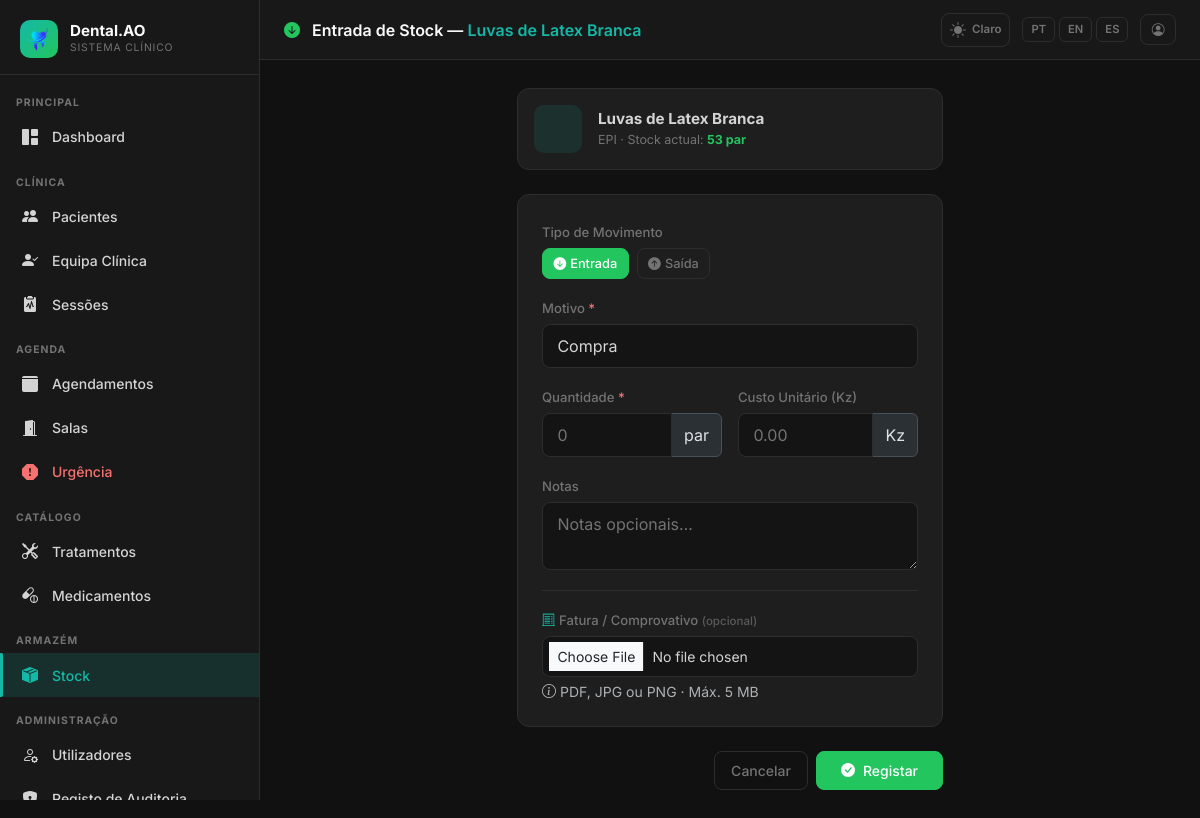
Page /stock/1/movement (signed in) on the committed database.
### app/models.py (models this page shows, shortened)
class AppSetting(db.Model):
    __tablename__ = 'app_settings'
    key   = db.Column(db.String(64), primary_key=True)
    value = db.Column(db.Text, nullable=True)
    _DEFAULTS = {
        'app_name':       'DentalCare Pro',
        'app_logo':       '',
        'bg_dark':        '#111111',
        'sidebar_dark':   '#181818',
        'card_dark':      '#1e1e1e',
        'border_dark':    '#2d2d2d',
        'text_dark':      '#d4d4d4',
        'primary_dark':   '#14b8a6',
        'success_dark':   '#22c55e',
        'danger_dark':    '#f87171',
        'warning_dark':   '#fbbf24',
        'bg_light':       '#f0f4f8',
        'card_light':     '#ffffff',
        'border_light':   '#d1dce8',
        'text_light':     '#334155',
        'primary_light':  '#1976d2',
        'success_light':  '#00875a',
        'danger_light':   '#d32f2f',
        'warning_light':  '#e65100',
        'xray_max_mb':        '10',
        'stock_invoice_max_mb': '5',
        'urgency_surcharge':  '30',
    }
    @classmethod
    def get(cls, key, default=None):
        s = cls.query.filter_by(key=key).first()
        if s is not None:
            return s.value
        return cls._DEFAULTS.get(key, default)
    @classmethod
    def all_as_dict(cls):
        stored = {s.key: s.value for s in cls.query.all()}
        result = dict(cls._DEFAULTS)
        result.update(stored)
        return result

class StockProduct(db.Model):
    __tablename__ = 'stock_products'
    id           = db.Column(db.Integer, primary_key=True)
    name_pt      = db.Column(db.String(200), nullable=False)
    name_en      = db.Column(db.String(200), nullable=True)
    name_es      = db.Column(db.String(200), nullable=True)
    category     = db.Column(db.String(50), nullable=False, default='outros')
    unit         = db.Column(db.String(30), nullable=False, default='unidade')
    qty_current  = db.Column(db.Numeric(10, 2), nullable=False, default=0)
    qty_minimum  = db.Column(db.Numeric(10, 2), nullable=False, default=0)
    unit_cost    = db.Column(db.Numeric(10, 2), nullable=True)
    supplier     = db.Column(db.String(200), nullable=True)
    notes        = db.Column(db.Text, nullable=True)
    is_active    = db.Column(db.Boolean, default=True)
    created_at   = db.Column(db.DateTime, default=lambda: datetime.now(timezone.utc))
    updated_at   = db.Column(db.DateTime, default=lambda: datetime.now(timezone.utc),
                             onupdate=lambda: datetime.now(timezone.utc))
    created_by_id = db.Column(db.Integer, db.ForeignKey('users.id'), nullable=True)
    created_by  = db.relationship('User', backref='stock_products')
    movements   = db.relationship('StockMovement', backref='product', lazy='dynamic',
                                  order_by='StockMovement.created_at.desc()')
    @property
    def is_low_stock(self):
        return float(self.qty_current) < float(self.qty_minimum)
    @property
    def category_label(self):
        return StockCategory.LABELS.get(self.category, self.category)
    @property
    def category_icon(self):
        return StockCategory.ICONS.get(self.category, 'bi-box-seam-fill')

### app/stock/routes.py (the view, shortened to what this page needs)
@stock_bp.route('/<int:product_id>/movement', methods=['GET', 'POST'])
@login_required
def add_movement(product_id):
    _require_stock_access(write=True)
    if current_user.role == Role.RECEPTION:
        _type = 'in'
    else:
        _type = request.args.get('type', 'in')
    product = StockProduct.query.get_or_404(product_id)
    form = StockMovementForm()
    if _type == 'in':
        form.reason.choices = IN_REASON_CHOICES
        form.movement_type.data = 'in'
    else:
        form.reason.choices = OUT_REASON_CHOICES
        form.movement_type.data = 'out'
    stock_invoice_max_mb = int(AppSetting.get('stock_invoice_max_mb', 5))
    return render_template('stock/movement_form.html',
        form=form, product=product, mv_type=_type,
        in_reasons=IN_REASON_CHOICES, out_reasons=OUT_REASON_CHOICES,
        stock_invoice_max_mb=stock_invoice_max_mb)

### app/templates/stock/movement_form.html (shortened to what this page needs)
{% extends 'base.html' %}
{% block page_title %}
<i class="bi bi-{% if mv_type=='in' %}arrow-down-circle-fill{% else %}arrow-up-circle-fill{% endif %} me-2"
   style="color:{% if mv_type=='in' %}var(--dc-success){% else %}var(--dc-danger){% endif %}"></i>
{% if mv_type=='in' %}{{ _('Entrada de Stock') }}{% else %}{{ _('Saída de Stock') }}{% endif %} —
<span style="color:var(--dc-primary)">{{ product.name_pt }}</span>
{% endblock %}
{% block content %}
<div class="row justify-content-center">
  <div class="col-lg-6">
    <div class="dc-card p-3 mb-4">
      <div class="d-flex align-items-center gap-3">
        <div style="width:48px;height:48px;border-radius:10px;background:rgba(20,184,166,.12);display:flex;align-items:center;justify-content:center;font-size:1.4rem;color:var(--dc-primary)">
        </div>
        <div>
          <div style="font-weight:700;font-size:.95rem;color:var(--dc-text)">{{ product.name_pt }}</div>
          <div style="font-size:.78rem;color:var(--dc-text-muted)">
            {{ product.category_label }} · {{ _('Stock actual') }}:
            <strong style="color:{% if product.is_low_stock %}var(--dc-warning){% else %}var(--dc-success){% endif %}">
              {{ product.qty_current|int }} {{ product.unit }}
            </strong>
          </div>
        </div>
      </div>
    </div>
    <form method="post" novalidate enctype="multipart/form-data">
      <div class="dc-card p-4 mb-4">
        <div class="row g-3">
          {% if current_user.role in ['superadmin','clinical_director'] %}
          <div class="col-12">
            <label class="form-label" style="font-size:.82rem;color:var(--dc-text-muted)">{{ _('Tipo de Movimento') }}</label>
            <div class="d-flex gap-2">
              <a href="{{ url_for('stock.add_movement', product_id=product.id, type='in') }}"
                 class="btn btn-sm {% if mv_type=='in' %}btn-success{% else %}btn-outline-secondary{% endif %}">
                <i class="bi bi-arrow-down-circle-fill me-1"></i>{{ _('Entrada') }}
              </a>
              <a href="{{ url_for('stock.add_movement', product_id=product.id, type='out') }}"
                 class="btn btn-sm {% if mv_type=='out' %}btn-danger{% else %}btn-outline-secondary{% endif %}">
                <i class="bi bi-arrow-up-circle-fill me-1"></i>{{ _('Saída') }}
              </a>
            </div>
          </div>
          {% endif %}
          <div class="col-12">
            <label class="form-label" style="font-size:.82rem;color:var(--dc-text-muted)">{{ _('Motivo') }} <span class="text-danger">*</span></label>
            <select name="reason" class="form-select" required>
              {% if mv_type=='in' %}
                {% for val, label in in_reasons %}
                <option value="{{ val }}">{{ label }}</option>
                {% endfor %}
              {% else %}
                {% for val, label in out_reasons %}
                <option value="{{ val }}">{{ label }}</option>
                {% endfor %}
              {% endif %}
            </select>
          </div>
          <div class="col-md-6">
            <label class="form-label" style="font-size:.82rem;color:var(--dc-text-muted)">{{ form.quantity.label.text }} <span class="text-danger">*</span></label>
            <div class="input-group">
              {{ form.quantity(class='form-control' + (' is-invalid' if form.quantity.errors else ''), placeholder='0') }}
              <span class="input-group-text">{{ product.unit }}</span>
            </div>
          </div>
          {% if mv_type=='in' %}
          <div class="col-md-6">
            <label class="form-label" style="font-size:.82rem;color:var(--dc-text-muted)">{{ form.unit_cost.label.text }}</label>
            <div class="input-group">
              {{ form.unit_cost(class='form-control', placeholder='0.00') }}
              <span class="input-group-text">Kz</span>
            </div>
          </div>
          {% endif %}
          <div class="col-12">
            <label class="form-label" style="font-size:.82rem;color:var(--dc-text-muted)">{{ form.notes.label.text }}</label>
            {{ form.notes(class='form-control', rows=2, placeholder=_('Notas opcionais…')) }}
          </div>
          {% if mv_type == 'in' %}
          <div class="col-12">
            <div style="border-top:1px solid var(--dc-border);padding-top:1rem;margin-top:.25rem">
              <label class="form-label" style="font-size:.82rem;color:var(--dc-text-muted)">
                <i class="bi bi-receipt-cutoff me-1" style="color:var(--dc-primary)"></i>{{ _('Fatura / Comprovativo') }}
                <span style="font-size:.72rem;opacity:.7">{{ _('(opcional)') }}</span>
              </label>
              <input type="file" name="invoice_file" class="form-control form-control-sm"
                     accept=".pdf,.jpg,.jpeg,.png">
              <div class="form-text">
                <i class="bi bi-info-circle me-1"></i>{{ _('PDF, JPG ou PNG · Máx.') }} {{ stock_invoice_max_mb }} MB
              </div>
            </div>
          </div>
          {% endif %}
        </div>
      </div>
      <div class="d-flex gap-2 justify-content-end">
        <a href="{{ url_for('stock.detail', product_id=product.id) }}" class="btn btn-outline-secondary">{{ _('Cancelar') }}</a>
        <button type="submit" class="btn {% if mv_type=='in' %}btn-success{% else %}btn-danger{% endif %} px-4">
          <i class="bi bi-check-circle-fill me-2"></i>{{ _('Registar') }}
        </button>
      </div>
    </form>
  </div>
</div>
{% endblock %}

### app/templates/base.html (shortened to what this page needs)
<!DOCTYPE html>
<html lang="{{ get_locale() }}" data-dc-theme="{{ session.get('theme', 'dark') }}">
<head>
  <link href="https://cdn.jsdelivr.net/npm/bootstrap@5.3.2/dist/css/bootstrap.min.css" rel="stylesheet">
  <link href="https://cdn.jsdelivr.net/npm/bootstrap-icons@1.11.3/font/bootstrap-icons.min.css" rel="stylesheet">
  <link href="{{ url_for('static', filename='css/dental.css') }}" rel="stylesheet">
</head>
<body>
<aside class="dc-sidebar" id="dcSidebar">
  <div class="dc-brand">
    <div class="dc-brand-icon">
      {% if app_settings.app_logo %}
        <img src="{{ url_for('superadmin.logo_file', filename=app_settings.app_logo) }}"
             alt="{{ app_settings.app_name }}"
             style="width:36px;height:36px;object-fit:contain;border-radius:6px;">
      {% else %}
        <i class="bi bi-heart-pulse-fill"></i>
      {% endif %}
    </div>
    <div class="flex-fill">
      <div class="dc-brand-name">{{ app_settings.app_name }}</div>
      <div class="dc-brand-sub">{{ _('Sistema Clínico') }}</div>
    </div>
  </div>
  <nav class="dc-nav">
    {% set role = current_user.role %}
    <div class="dc-nav-section">{{ _('Principal') }}</div>
    <a href="{{ url_for('main.dashboard') }}"
       class="dc-nav-item {% if request.endpoint == 'main.dashboard' %}active{% endif %}">
      <i class="bi bi-grid-1x2-fill"></i> {{ _('Dashboard') }}
    </a>
    {% if role in ['superadmin', 'clinical_director', 'dentist', 'reception'] %}
    <div class="dc-nav-section mt-2">{{ _('Clínica') }}</div>
    {% endif %}
    {% if role in ['superadmin', 'clinical_director', 'dentist', 'reception'] %}
    <a href="{{ url_for('patients.index') }}"
       class="dc-nav-item {% if request.endpoint == 'patients.index' or request.endpoint in ['patients.new','patients.edit','patients.detail'] %}active{% endif %}">
      <i class="bi bi-people-fill"></i> {{ _('Pacientes') }}
    </a>
    {% endif %}
    {% if role in ['superadmin', 'clinical_director'] %}
    <a href="{{ url_for('patients.care_team_pending') }}"
       class="dc-nav-item {% if request.endpoint == 'patients.care_team_pending' %}active{% endif %}">
      <i class="bi bi-person-check-fill"></i> {{ _('Equipa Clínica') }}
    </a>
    {% endif %}
    {% if role in ['superadmin', 'clinical_director', 'dentist'] %}
    <a href="{{ url_for('sessions.index') }}"
       class="dc-nav-item {% if request.endpoint and 'sessions.' in request.endpoint and 'audit' not in request.endpoint and 'evolution' not in request.endpoint %}active{% endif %}">
      <i class="bi bi-clipboard2-pulse-fill"></i> {{ _('Sessões') }}
    </a>
    {% endif %}
    {% if role in ['superadmin', 'clinical_director', 'reception', 'dentist'] %}
    <div class="dc-nav-section mt-2">{{ _('Agenda') }}</div>
    {% endif %}
    {% if role in ['superadmin', 'clinical_director', 'reception'] %}
    <a href="{{ url_for('scheduling.calendar') }}"
       class="dc-nav-item {% if request.endpoint and 'scheduling.' in request.endpoint and 'emergency' not in request.endpoint and 'room' not in request.endpoint %}active{% endif %}">
      <i class="bi bi-calendar3-fill"></i> {{ _('Agendamentos') }}
    </a>
    {% endif %}
    {% if role in ['superadmin', 'clinical_director', 'reception', 'dentist'] %}
    <a href="{{ url_for('scheduling.rooms') }}"
       class="dc-nav-item {% if request.endpoint and 'rooms' in request.endpoint %}active{% endif %}">
      <i class="bi bi-door-open-fill"></i> {{ _('Salas') }}
    </a>
    {% endif %}
    {% if role in ['superadmin', 'clinical_director', 'reception', 'dentist'] %}
    <a href="{{ url_for('scheduling.emergency') }}"
       class="dc-nav-item {% if request.endpoint and 'emergency' in request.endpoint %}active{% endif %}"
       style="color:var(--dc-danger)">
      <i class="bi bi-exclamation-octagon-fill"></i> {{ _('Urgência') }}
    </a>
    {% endif %}
    {% if role in ['superadmin', 'clinical_director', 'dentist'] %}
    <div class="dc-nav-section mt-2">{{ _('Catálogo') }}</div>
    <a href="{{ url_for('admin.treatments') }}"
       class="dc-nav-item {% if 'treatments' in request.endpoint %}active{% endif %}">
      <i class="bi bi-tools"></i> {{ _('Tratamentos') }}
    </a>
    <a href="{{ url_for('admin.medicines') }}"
       class="dc-nav-item {% if 'medicine' in request.endpoint %}active{% endif %}">
      <i class="bi bi-capsule-pill"></i> {{ _('Medicamentos') }}
    </a>
    {% endif %}
    {% if role in ['superadmin', 'clinical_director', 'dentist', 'receptionist'] %}
    <div class="dc-nav-section mt-2">{{ _('Armazém') }}</div>
    <a href="{{ url_for('stock.index') }}"
       class="dc-nav-item {% if request.endpoint and 'stock.' in request.endpoint %}active{% endif %}">
      <i class="bi bi-box-seam-fill"></i> {{ _('Stock') }}
    </a>
    {% endif %}
    {% if role in ['superadmin', 'clinical_director'] %}
    <div class="dc-nav-section mt-2">{{ _('Administração') }}</div>
    <a href="{{ url_for('admin.users') }}"
       class="dc-nav-item {% if 'user' in request.endpoint %}active{% endif %}">
      <i class="bi bi-person-gear"></i> {{ _('Utilizadores') }}
    </a>
    <a href="{{ url_for('admin.audit_log') }}"
       class="dc-nav-item {% if 'audit' in request.endpoint %}active{% endif %}">
      <i class="bi bi-shield-lock-fill"></i> {{ _('Registo de Auditoria') }}
    </a>
    {% endif %}
  </nav>
</aside>
<header class="dc-topbar">
  <span class="page-title">{% block page_title %}{% endblock %}</span>
  <div class="topbar-actions">
    <a href="{{ url_for('auth.toggle_theme') }}"
       class="theme-toggle"
       title="{{ _('Alternar tema') }}">
      {% if session.get('theme', 'dark') == 'dark' %}
        <i class="bi bi-sun-fill"></i><span style="font-size:.72rem;font-weight:600;margin-left:2px">{{ _('Claro') }}</span>
      {% else %}
        <i class="bi bi-moon-stars-fill"></i><span style="font-size:.72rem;font-weight:600;margin-left:2px">{{ _('Escuro') }}</span>
      {% endif %}
    </a>
    <div class="lang-switcher">
      <a href="{{ url_for('auth.set_lang', lang='pt') }}"
         class="lang-btn {% if get_locale() == 'pt' %}active{% endif %}">PT</a>
      <a href="{{ url_for('auth.set_lang', lang='en') }}"
         class="lang-btn {% if get_locale() == 'en' %}active{% endif %}">EN</a>
      <a href="{{ url_for('auth.set_lang', lang='es') }}"
         class="lang-btn {% if get_locale() == 'es' %}active{% endif %}">ES</a>
    </div>
    <a href="{{ url_for('auth.profile') }}" class="btn btn-sm btn-outline-secondary" title="{{ _('Meu Perfil') }}">
      <i class="bi bi-person-circle"></i>
    </a>
  </div>
</header>
<main class="dc-main">
  <div class="dc-content">
    {% block content %}{% endblock %}
  </div>
</main>
</body>
</html>

### rows in the picture
AppSetting: value (picture)
AppSetting: app_name "Dental.AO"
StockProduct: name_pt "Luvas de Latex Branca", category_label "EPI", qty_current "53", unit "par"

### other values in the picture
{{ stock_invoice_max_mb }} "5"
form field reason "Compra"
